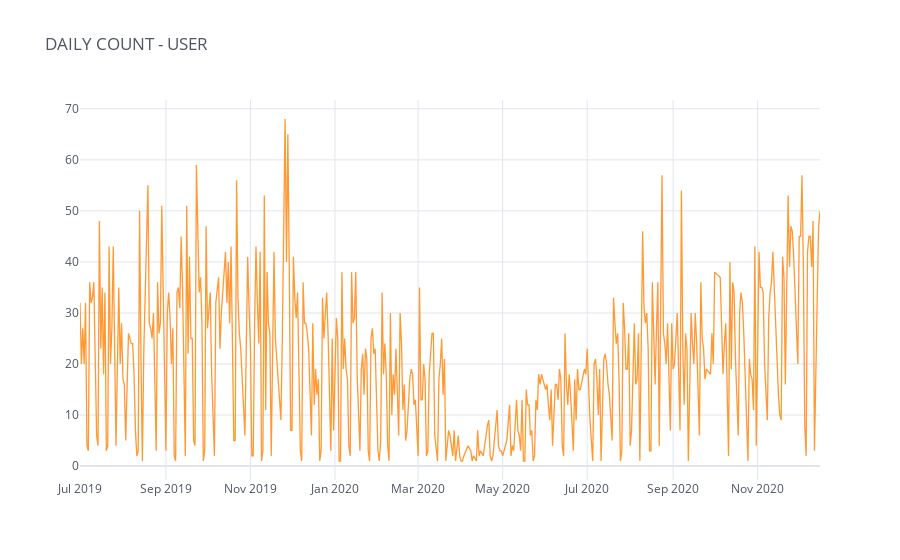

The code cell stored with this chart in its notebook:
### Markdown cell above
#### User Response (using data collected only from official twitter handle)

### Code cell
# Analysis excludes tweets directly from the company

all_off_user_tweets_time = pd.concat([pre_covid_off_user_tweets,post_covid_off_user_tweets])
daily_count = all_off_user_tweets_time.groupby('Date').count()['ID']
daily_count.columns = ['Tweet Count','Comment Count']
daily_count.iplot(title='DAILY COUNT - USER',theme='white')

### Figure 1 — Plotly figure (JSON) as saved in the notebook; plotly's stock layout.template omitted (floating-point values rounded to 4 significant figures; data arrays with more than 128 entries replaced by an {"elided": "..."} marker saying what was removed)
{"data": [{"line": {"color": "rgba(255, 153, 51, 1.0)", "dash": "solid", "shape": "linear", "width": 1.3}, "mode": "lines", "name": "ID", "text": "", "type": "scatter", "x": {"elided": "459 str values"}, "y": {"elided": "459 int values"}}], "layout": {"legend": {"bgcolor": "#FFFFFF", "font": {"color": "#4D5663"}}, "paper_bgcolor": "#FFFFFF", "plot_bgcolor": "#FFFFFF", "title": {"font": {"color": "#4D5663"}, "text": "DAILY COUNT - USER"}, "xaxis": {"gridcolor": "#E1E5ED", "showgrid": true, "tickfont": {"color": "#4D5663"}, "title": {"font": {"color": "#4D5663"}, "text": ""}, "zerolinecolor": "#E1E5ED"}, "yaxis": {"gridcolor": "#E1E5ED", "showgrid": true, "tickfont": {"color": "#4D5663"}, "title": {"font": {"color": "#4D5663"}, "text": ""}, "zerolinecolor": "#E1E5ED"}}}
